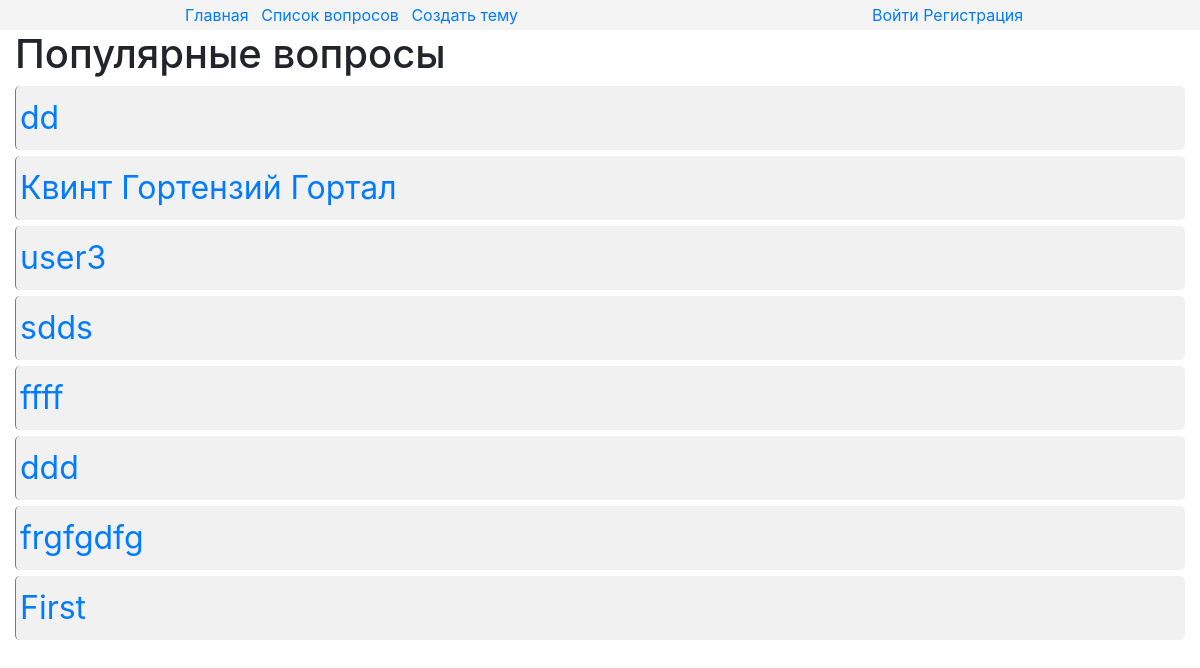
The app's page /, older data.
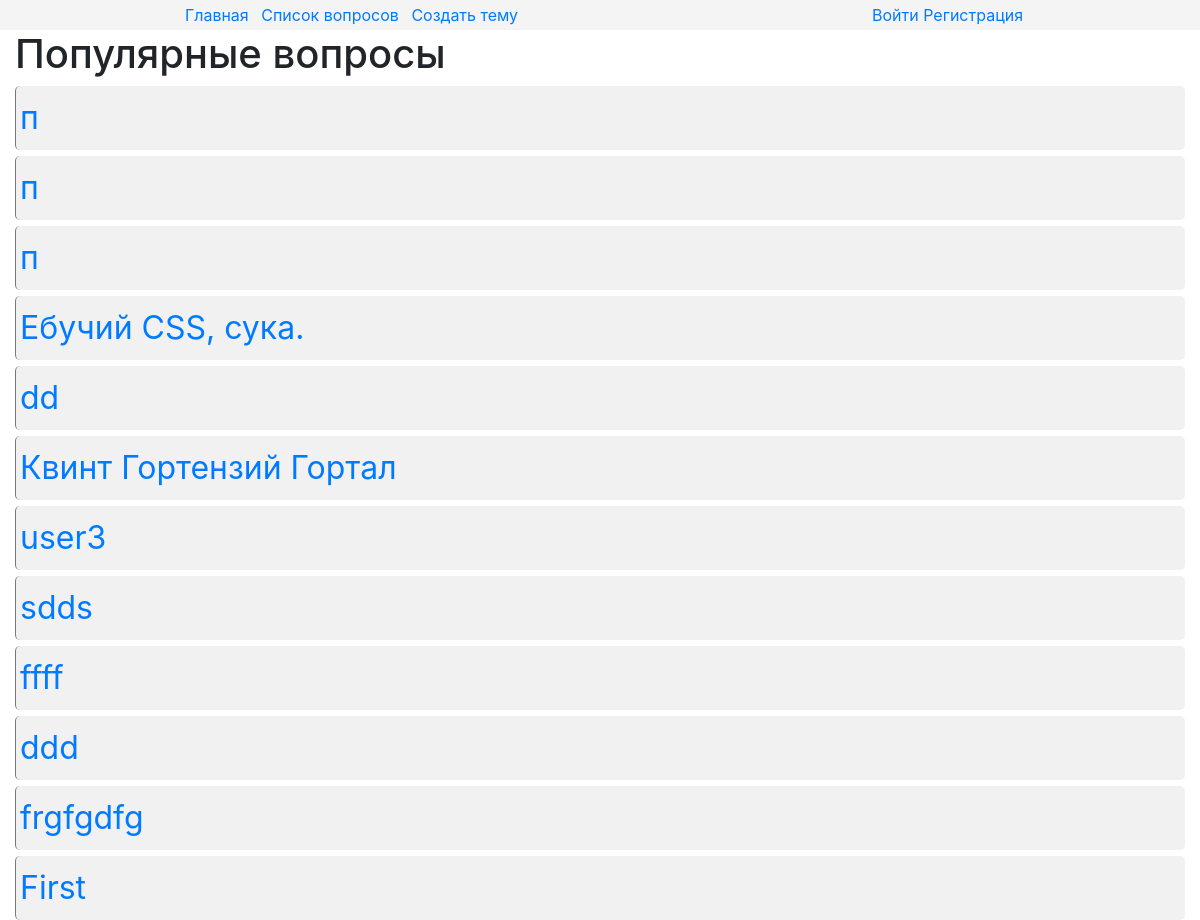
The same page, newer data.
### core/models.py (models this page shows, shortened)
class Topic(models.Model):
    title = models.CharField(max_length=40)
    description = models.TextField()
    author = models.ForeignKey(settings.AUTH_USER_MODEL, on_delete=PROTECT)
    pub_date = models.DateTimeField(auto_now_add=True)
    update_date = models.DateTimeField(auto_now=True)
    comments = GenericRelation(Comment, related_query_name="comments", content_type_field="model_type")
    likes = GenericRelation(Like,related_query_name="likes", content_type_field="model_type")
    class Meta:
        ordering = ("-pub_date","title")

### core/views.py (the view)
# urls.py: url(r"^$", views.IndexView.as_view(), name="index"),
class IndexView(ListView):
    model = Topic
    template_name = "core/index.html"

### core/templates/core/index.html (shortened to what this page needs)
{% extends "core/patterns/parents/main.html" %}
{% load static %}
{% block extra_head %}<link type="text/css" rel="stylesheet" href="{% static "core/index.css" %}">{% endblock %}
{% block header %}{% include "core/patterns/includes/header.html" %}{% endblock %}
{% block content %}
    <h1>Популярные вопросы</h1>
    {% for object in object_list %}
             <a href="{% url "core:detail" object.id %}" id="{{ object.id }}"><div class="topic"> {{ object.title }} </div></a>
    {% endfor %}
{% endblock %}

Row changes from the older to the newer data that the page shows:
added Topic: title "п"
added Topic: title "п"
added Topic: title "п"
added Topic: title "Ебучий CSS, сука."
